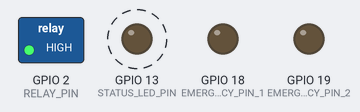
Bench run of a sketch on a simulated ESP32. Parts: switched loads named in the sketch (green lamp = pin HIGH), output pins drawn as LEDs (lit = HIGH). Dashed ring = blinking. WiFi joins after 1.5 s; servers stay silent unless stated; uploads are accepted with an empty reply; what the sketch prints to the serial monitor is not drawn.

Above: at 3.0 s.
Timing chart, 0 to 7.4 s (numbered marks = the images above):
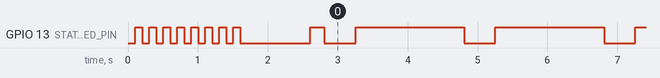

The sketch:

cf_cutoff_module.ino
```cpp
#include <Arduino.h>
#include <WiFi.h>
#include <HTTPClient.h>
#include <ArduinoJson.h>

// ===== CONFIG =====
const char* WIFI_SSID     = "SCHOLARS G";
const char* WIFI_PASSWORD = "9001578111";

String BASE_URL = "http://192.168.1.109:3000"; // Change to your server
String UMID = "CUTOFF-1001";
String NAME = "Cutoff Relay";
String POOL_ID = "POOL001";

// Poll/heartbeat
const unsigned long POLL_INTERVAL_MS = 2000;

// Relay pin (simulate physical cutoff; LOW=on, HIGH=off depending on module)
const uint8_t RELAY_PIN = 2; // Onboard for demonstration
// Emergency pins that should go HIGH during emergency
const uint8_t EMERGENCY_PIN_1 = 18;
const uint8_t EMERGENCY_PIN_2 = 19;
// Status LED pin
const uint8_t STATUS_LED_PIN = 13; // Built-in LED on most ESP boards

// ===== STATE =====
bool cutoffActive = false;
unsigned long lastPoll = 0;
unsigned long lastLedToggle = 0;

// ===== HTTP =====
bool httpGetJson(const String& url, DynamicJsonDocument& doc) {
  HTTPClient http;
  http.begin(url);
  int code = http.GET();
  if (code > 0) {
    String payload = http.getString();
    DeserializationError err = deserializeJson(doc, payload);
    http.end();
    return !err;
  }
  http.end();
  return false;
}

bool httpPostJson(const String& url, const String& jsonBody, DynamicJsonDocument* response = nullptr) {
  HTTPClient http;
  http.begin(url);
  http.addHeader("Content-Type", "application/json");
  int code = http.POST(jsonBody);
  if (code > 0) {
    if (response) {
      String payload = http.getString();
      deserializeJson(*response, payload);
    }
    http.end();
    return true;
  }
  http.end();
  return false;
}

void connectWiFi() {
  WiFi.mode(WIFI_STA);
  WiFi.begin(WIFI_SSID, WIFI_PASSWORD);
  unsigned long start = millis();

  // WiFi connection blinking pattern - LED OFF during connection
  while (WiFi.status() != WL_CONNECTED && millis() - start < 20000) {
    digitalWrite(STATUS_LED_PIN, LOW);
    delay(100);
    digitalWrite(STATUS_LED_PIN, HIGH);
    delay(100);
  }

  // LED OFF for 1 second when connected
  if (WiFi.status() == WL_CONNECTED) {
    digitalWrite(STATUS_LED_PIN, LOW);
    delay(1000);
    digitalWrite(STATUS_LED_PIN, HIGH);
  }
}

bool registerCutoff() {
  // Cutoff simulator used POST /api/register with JSON
  DynamicJsonDocument doc(512);
  doc["umid"] = UMID;
  doc["name"] = NAME;
  doc["poolId"] = POOL_ID;
  doc["sensors"] = JsonArray();
  doc["isCutoffModule"] = true;
  doc["cutoffActive"] = false;

  String body;
  serializeJson(doc, body);
  return httpPostJson(BASE_URL + "/api/register", body, nullptr);
}

bool sendHeartbeat() {
  DynamicJsonDocument doc(128);
  doc["umid"] = UMID;
  String body; serializeJson(doc, body);
  return httpPostJson(BASE_URL + "/api/heartbeat", body, nullptr);
}

void applyRelay(bool active) {
  cutoffActive = active;
  // Toggle relay (adjust logic to your module)
  digitalWrite(RELAY_PIN, active ? HIGH : LOW);

  // Control emergency pins 18 and 19
  digitalWrite(EMERGENCY_PIN_1, active ? HIGH : LOW);
  digitalWrite(EMERGENCY_PIN_2, active ? HIGH : LOW);
}

void pollCutoffStatus() {
  // Turn LED OFF before sending data
  digitalWrite(STATUS_LED_PIN, LOW);
  delay(50);

  // Send heartbeat first
  sendHeartbeat();

  // GET /api/modules and find this module
  DynamicJsonDocument resp(8192);
  if (!httpGetJson(BASE_URL + "/api/modules", resp)) {
    // Turn LED back ON if operation failed
    digitalWrite(STATUS_LED_PIN, HIGH);
    return;
  }

  // Turn LED OFF briefly after receiving data
  digitalWrite(STATUS_LED_PIN, LOW);
  delay(50);
  digitalWrite(STATUS_LED_PIN, HIGH);

  // API returns { success, modules: [] }
  if (!resp.containsKey("modules")) {
    // Turn LED back ON if operation failed
    digitalWrite(STATUS_LED_PIN, HIGH);
    return;
  }

  JsonArray modules = resp["modules"].as<JsonArray>();
  for (JsonObject m : modules) {
    if (m["umid"].as<String>() == UMID) {
      bool active = m["cutoffActive"].as<bool>();
      if (active != cutoffActive) {
        applyRelay(active);
      }
      break;
    }
  }

  // Turn LED back ON after all operations
  digitalWrite(STATUS_LED_PIN, HIGH);
}

void setup() {
  Serial.begin(115200);
  Serial.println("\n\n=== ClusterFox Cutoff Module ===");

  // Setup pins
  pinMode(RELAY_PIN, OUTPUT);
  pinMode(EMERGENCY_PIN_1, OUTPUT);
  pinMode(EMERGENCY_PIN_2, OUTPUT);
  pinMode(STATUS_LED_PIN, OUTPUT);

  // Initial state
  digitalWrite(RELAY_PIN, HIGH); // Relay off
  digitalWrite(EMERGENCY_PIN_1, LOW);
  digitalWrite(EMERGENCY_PIN_2, LOW);
  digitalWrite(STATUS_LED_PIN, HIGH); // LED ON when idle

  // Connect to WiFi
  connectWiFi();
  if (WiFi.status() != WL_CONNECTED) {
    Serial.println("WiFi connection failed");
    return;
  }
  Serial.print("Connected to WiFi, IP: ");
  Serial.println(WiFi.localIP());

  // Register with server
  registerCutoff();

  // Turn LED back ON after operations
  digitalWrite(STATUS_LED_PIN, HIGH);
}

void loop() {
  if (WiFi.status() != WL_CONNECTED) connectWiFi();

  unsigned long now = millis();
  if (now - lastPoll >= POLL_INTERVAL_MS) {
    lastPoll = now;
    pollCutoffStatus();
  }

  delay(20);
}
```

Measured:
- by itself, GPIO 13 (STATUS_LED_PIN): goes 7 × (LOW 0.10 s, HIGH 0.10 s), LOW 1.0 s, HIGH 0.20 s, 63 × (LOW 0.45 s, HIGH 1.6 s), LOW 0.45 s, then HIGH
